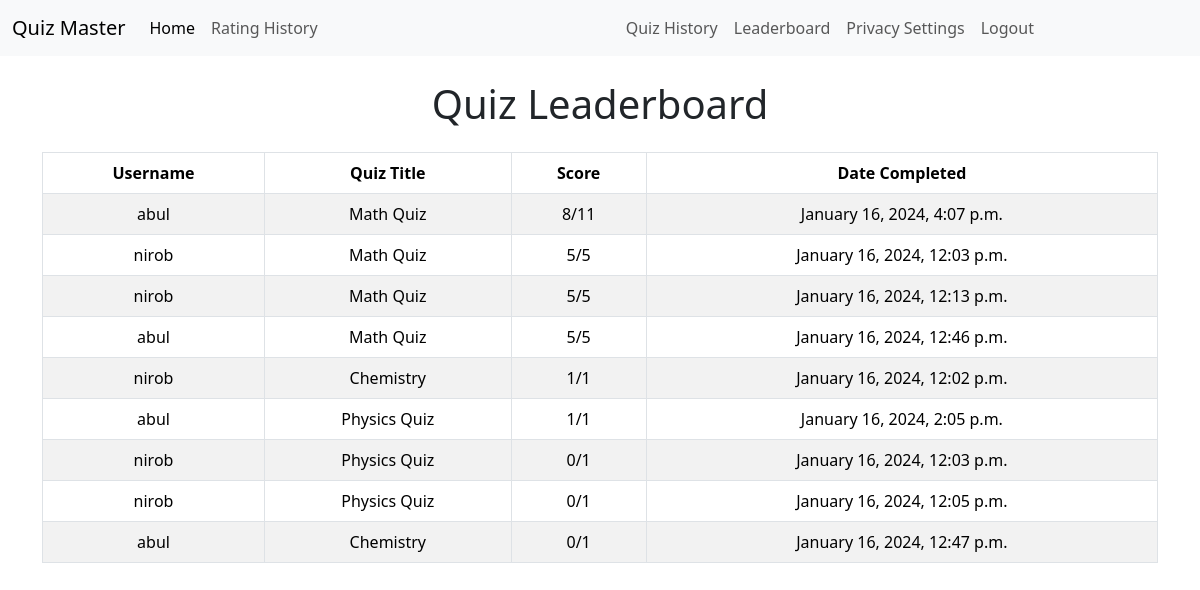
/leaderboard/ (signed in), run on an earlier commit of the app's database.
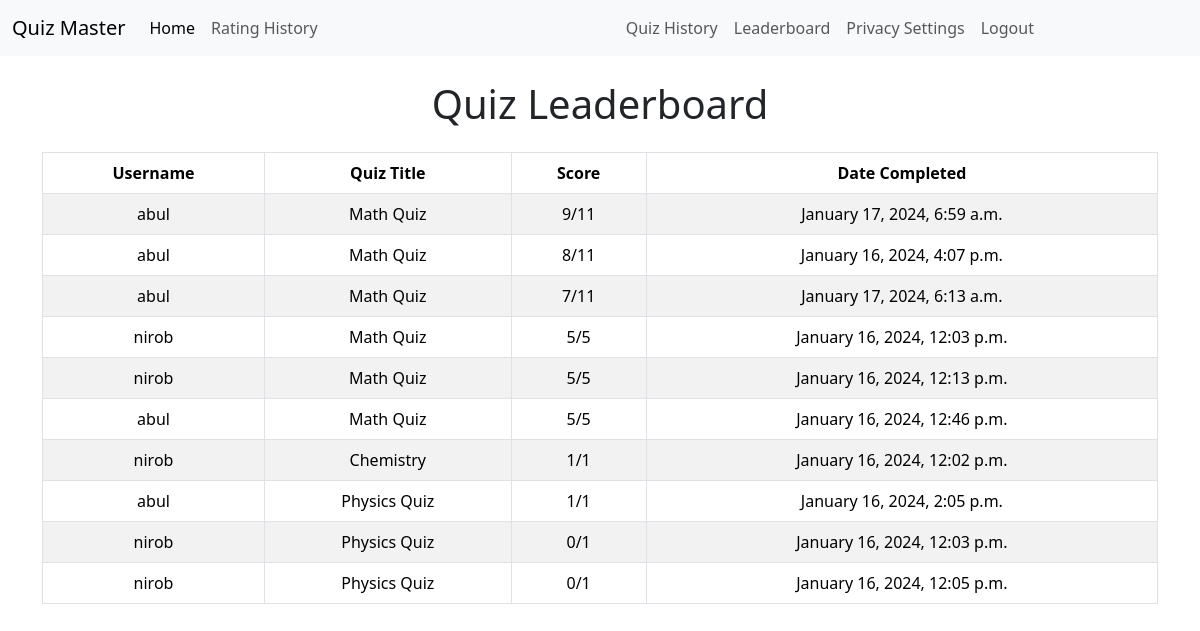
And on a later commit of the database.
### quizzes/models.py (models this page shows, shortened)
class UserQuizHistory(models.Model):
    user = models.ForeignKey(User, on_delete=models.CASCADE)
    quiz = models.ForeignKey(Quiz, on_delete=models.CASCADE)
    score = models.IntegerField()
    totalMarks = models.IntegerField(default=0)
    completed_at = models.DateTimeField(auto_now_add=True)
    selected_choices = models.ManyToManyField(
        Choice, related_name='selected_choices', blank=True)

class Quiz(models.Model):
    title = models.CharField(max_length=255)
    description = models.TextField()
    category = models.ForeignKey(Category, on_delete=models.CASCADE)
    has_time_limit = models.BooleanField(default=False)

### core/views.py (the view)
# urls.py: path('leaderboard/', leaderboard, name='leaderboard'),
@login_required
def leaderboard(request):
    top_scores = UserQuizHistory.objects.order_by('-score')[:10]
    context = {
        'top_scores': top_scores,
    }
    return render(request, 'leaderboard.html', context)

### core/templates/leaderboard.html
{% extends 'base.html' %}
{% block content %}
<div class="container mt-4">
    {% if top_scores %}
        <h1 class="text-center mb-4">Quiz Leaderboard</h1>
        <table class="table table-striped table-bordered text-center">
            <thead class="thead-dark">
                <tr>
                    <th scope="col">Username</th>
                    <th scope="col">Quiz Title</th>
                    <th scope="col">Score</th>
                    <th scope="col">Date Completed</th>
                </tr>
            </thead>
            <tbody>
                {% for score in top_scores %}
                <tr>
                    <td>{{ score.user.username }}</td>
                    <td>{{ score.quiz.title }}</td>
                    <td>{{ score.score }}/{{ score.totalMarks }}</td>
                    <td>{{ score.completed_at|date:"F j, Y, g:i a" }}</td>
                </tr>
                {% endfor %}
            </tbody>
        </table>
    {% else %}
        <div style="height: 500px;" class="d-flex justify-content-center align-items-center">
            <p>No scores available.</p>
        </div>
    {% endif %}
</div>
{% endblock %}

What changed in the data, as far as the page shows it:
no longer on this page (row unchanged): UserQuizHistory: user.username "abul", quiz "Chemistry", score "0", totalMarks "1", completed_at "January 16, 2024, 12:47 p.m."
added UserQuizHistory: user.username "abul", quiz "Math Quiz", score "9", totalMarks "11", completed_at "January 17, 2024, 6:59 a.m."
added UserQuizHistory: user.username "abul", quiz "Math Quiz", score "7", totalMarks "11", completed_at "January 17, 2024, 6:13 a.m."
